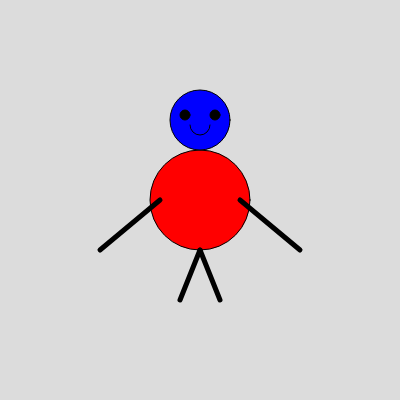
Frame 1 (no input)
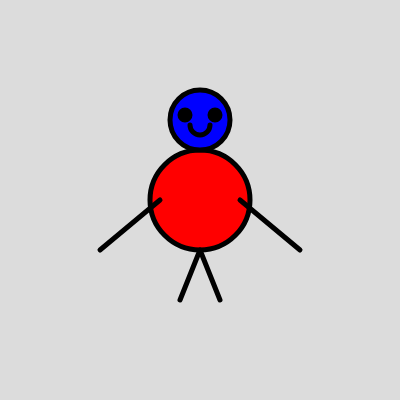
Frame 60 (no input)
Frame 120 (the mouse pressed at the canvas centre since frame 60): identical to frame 60, image omitted

The p5.js sketch that drew these frames (run headless with seeded random() and noise() and a simulated clock; from frame 60 on, the mouse is pressed at the canvas centre):

// p5.js sketch
// ── sketch.js
function setup() {
  createCanvas(400, 400);
}

function draw() {
  background(220);
  
  // Corpo
  fill(255, 0, 0);
  ellipse(200, 200, 100, 100);
  
  // Cabeça
  fill(0, 0, 255);
  ellipse(200, 120, 60, 60);
  
  // Olhos
  fill(0);
  ellipse(185, 115, 10, 10);
  ellipse(215, 115, 10, 10);
  
  // Boca
  noFill();
  stroke(0);
  arc(200, 125, 20, 20, 0, PI);
  
  // Braços
  strokeWeight(5);
  line(160, 200, 100, 250);
  line(240, 200, 300, 250);
  
  // Pernas
  line(200, 250, 180, 300);
  line(200, 250, 220, 300);
}
